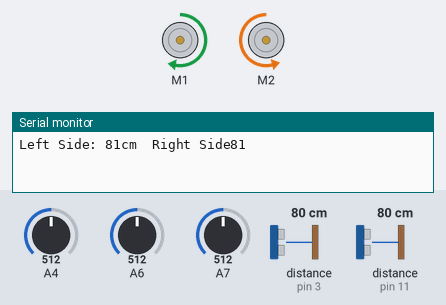
Bench run of a sketch on a simulated Arduino Nano, built with avr-gcc and run on an emulated ATmega328P. On the bench: 2 × DC motor (green arrow = forward, orange = backward, longer = faster), the last lines printed to the serial monitor. The test bench sets the inputs (shaded band); at power-on: A6 = 512, A4 = 512, A7 = 512, distance to the obstacle (sensors on pin 3, pin 11) 80 cm. The echo pulse lasts 58.3 µs per cm.

Above: at 1.4 s.
1.5 s: A6 set to 716
At 2.3 s:
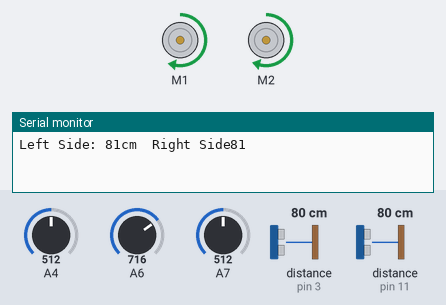
5.0 s: A6 set to 992
11.5 s: A4 set to 291
15.0 s: A4 set to 261
At 16.0 s:
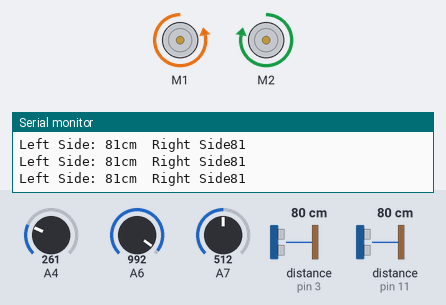
21.9 s: A6 set to 306
At 22.3 s:
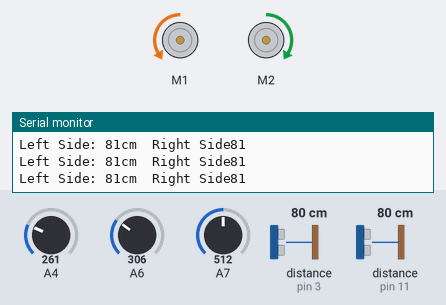
Timing chart, 0 to 24.9 s (numbered marks = the images above; inputs shaded):
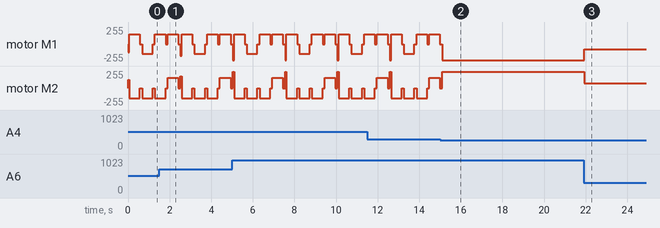

Measured:
- the behaviour switches between 277 and 276 on A4 (found by bisection; images 1 and 2)
- after the input at 15.0 s, motor M1: goes on until 15.1 s, then stays backward 246/255; motor M2: goes on until 15.1 s, then stays forward 246/255
- after the input at 21.9 s, motor M1: backward 246/255 → backward 75/255 at once; motor M2: forward 246/255 → forward 75/255 at once
- by itself, motor M2: repeats every 2.5 s: 3 × (backward 154/255 0.51 s, stopped 0.10 s), forward 154/255 0.51 s, stopped 0.10 s, forward 246/255 0.06 s
- by itself, motor M1: repeats every 2.5 s: forward 149/255 0.51 s, stopped 0.10 s, backward 149/255 0.51 s, 2 × (stopped 0.10 s, forward 149/255 0.51 s), stopped 0.10 s, backward 246/255 0.06 s

The sketch:

sonic.ino
```cpp
// NewPing - Version: 1.9.1
#include <NewPing.h>
#include <RedBot.h>
// Arduino pin tied to trigger pin on the ultrasonic sensor.
// Arduino pin tied to echo pin on the ultrasonic sensor.
// Maximum distance we want to ping for (in centimeters). Maximum sensor distance is rated at 400-500cm.
RedBotMotors motors;

//NewPing needs ( Trigger Pin , Echo Pin , Distance )
NewPing sonarL(9 , 3 , 300); // NewPing setup of pins and maximum distance.
NewPing sonarR(10 ,11 , 300);
void setup() {
  Serial.begin(9600); // Open serial monitor at 9600 baud to see ping results.
}

void loop() {
  driveVar(A6);
  delay(50);
  // Wait 50ms between pings (about 20 pings/sec). 29ms should be the shortest delay between pings.
  unsigned int uSL = sonarL.ping();
  unsigned int uSR = sonarR.ping();

  int lDistance = sonarL.convert_cm(uSL);
  int rDistance = sonarR.convert_cm(uSR);
  // Send ping, get ping time in microseconds (uS).
  Serial.print("Left Side: ");
  Serial.print(lDistance); // Convert ping time to distance and print result (0 = outside set distance range, no ping echo)
  Serial.print("cm");
  Serial.print("\t");
  Serial.print("Right Side");
  Serial.println( rDistance);


if( lDistance <= map(analogRead(A4), 0, 1023, 0, 300)   &&  lDistance > 0 )
{
  motors.stop();
  reverse(A7);
  turnLeft(A7);
//Stop and turn right
}

if( rDistance <= map(analogRead(A4), 0, 1023, 0, 300)  &&  rDistance > 0 )
{
  motors.stop();
  reverse(A7);
  turnRight(A7);
//Stop and turn left
}


}
```

drive.ino
```cpp
void driveVar(int varPin) {
    int driveSpeed = map(analogRead(varPin), 0, 1023, 0, 255);
    motors.leftMotor(driveSpeed);
    motors.rightMotor(driveSpeed);
}

void turnRight(int varPin)
{
  motors.leftMotor(-150);  // spin CCW
  motors.rightMotor(155); // spin CCW
  delay(analogRead(varPin));
  motors.brake();
  delay(100);  // short delay to let robot fully stop
}

// turnRight() function -- turns RedBot to the Left
void turnLeft(int varPin)
{
    motors.leftMotor(150);  // spin CW
    motors.rightMotor(-155); // spin CW
    delay(analogRead(varPin));
    motors.brake();
    delay(100);  // short delay to let robot fully stop
}

void reverse(int varPin) {
  motors.stop();
  motors.leftMotor(-150);  // spin CW
  motors.rightMotor(-155); // spin CW
  delay(analogRead(varPin));
  motors.brake();
  delay(100);  // short delay to let robot fully stop
}
```
